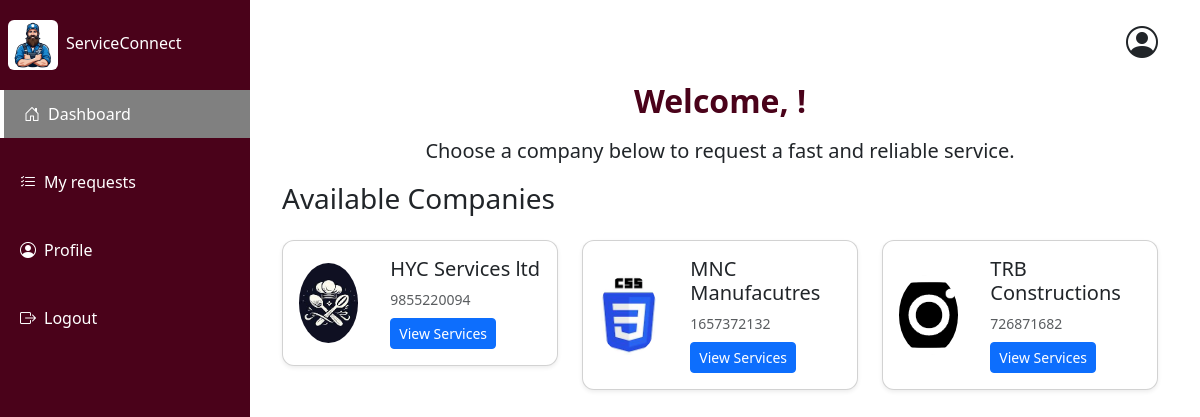
The page /customer_dashboard/ on the database its author committed.
### service/models.py (models this page shows, shortened)
class CompanyProfile(models.Model):
    user = models.OneToOneField(settings.AUTH_USER_MODEL, on_delete=models.CASCADE, related_name='company_profile')
    company_name = models.CharField(max_length=100)
    phone = models.CharField(max_length=15)
    address = models.TextField()
    logo = models.ImageField(upload_to='company_logo/', blank=True, null=True)

### service/views.py (the view)
# urls.py: path('customer_dashboard/',views.customer_dashboard,name='customer_dashboard'),
def customer_dashboard(request):
    companies = CompanyProfile.objects.all()
    return render(request,'customer_dashboard.html',
        context={'companies':companies})

### templates/customer_dashboard.html (shortened to what this page needs)
{% extends 'customer_base.html' %}
{% load static %}
{% block content %}
<div class="container mt-2">
  <div class="row text-center">
    <h2 class="fw-bold welcome">
      Welcome, {{ request.user.customer_profile.cust_name|title }}!
    </h2>
    <p class="lead  mt-2">
      Choose a company below to request a fast and reliable service.
    </p>
  </div>
  <h3 class="mb-4 text-dark">Available Companies</h3>
  <div class="row">
    {% for company in companies %}
    <div class="col-md-4 mb-4">
      <div class="card company_card shadow-sm">
        <div class="row g-0 align-items-center">
          <div class="col-4 p-3 text-center">
            {% if company.logo %}
            <img src="{{ company.logo.url }}" class="img-fluid rounded-circle"
              style="height:80px; width:80px; object-fit:cover;">
            {% endif %}
          </div>
          <div class="col-8">
            <div class="card-body">
              <h5 class="card-title">{{ company.company_name }}</h5>
              <p class="card-text small text-muted mb-2">{{ company.phone }}</p>
              <a href="{% url 'cust_view_services' company.id %}" class="btn btn-primary btn-sm">View Services</a>
            </div>
          </div>
        </div>
      </div>
    </div>
    {% endfor %}
  </div>
</div>
{% endblock %}

### templates/customer_base.html (style rules this page uses)
html, body { height: 100%; margin: 0; padding: 0; }
body { background-color: white; }
.card { border-radius: 12px; transition: all 0.3s; }

### templates/customer_dashboard.html (style rules this page uses)
.card { background-color: white }
.welcome { color: rgb(74, 2, 26); opacity: 0; transform: translateX(-30px); animation: fadeSlideIn 1s ease-out forwards; }

### rows shown on the page
CompanyProfile: logo (picture), company_name "HYC Services ltd", phone "9855220094"
CompanyProfile: logo (picture), company_name "MNC Manufacutres", phone "1657372132"
CompanyProfile: logo (picture), company_name "TRB Constructions", phone "726871682"
